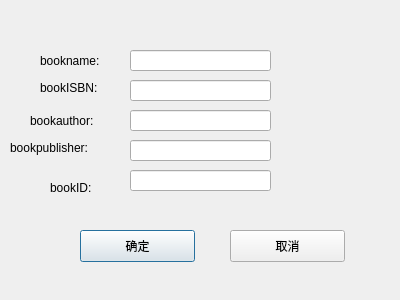
<?xml version="1.0" encoding="UTF-8"?>
<ui version="4.0">
 <class>AddBook</class>
 <widget class="QDialog" name="AddBook">
  <property name="geometry">
   <rect>
    <x>0</x>
    <y>0</y>
    <width>400</width>
    <height>300</height>
   </rect>
  </property>
  <property name="windowTitle">
   <string>Dialog</string>
  </property>
  <widget class="QLabel" name="label">
   <property name="geometry">
    <rect>
     <x>40</x>
     <y>50</y>
     <width>71</width>
     <height>21</height>
    </rect>
   </property>
   <property name="text">
    <string>bookname:</string>
   </property>
  </widget>
  <widget class="QLabel" name="label_2">
   <property name="geometry">
    <rect>
     <x>40</x>
     <y>80</y>
     <width>71</width>
     <height>16</height>
    </rect>
   </property>
   <property name="text">
    <string>bookISBN:</string>
   </property>
  </widget>
  <widget class="QLabel" name="label_3">
   <property name="geometry">
    <rect>
     <x>30</x>
     <y>110</y>
     <width>81</width>
     <height>21</height>
    </rect>
   </property>
   <property name="text">
    <string>bookauthor:</string>
   </property>
  </widget>
  <widget class="QLabel" name="label_4">
   <property name="geometry">
    <rect>
     <x>10</x>
     <y>140</y>
     <width>101</width>
     <height>16</height>
    </rect>
   </property>
   <property name="text">
    <string>bookpublisher:</string>
   </property>
  </widget>
  <widget class="QLabel" name="label_5">
   <property name="geometry">
    <rect>
     <x>50</x>
     <y>180</y>
     <width>59</width>
     <height>16</height>
    </rect>
   </property>
   <property name="text">
    <string>bookID:</string>
   </property>
  </widget>
  <widget class="QLineEdit" name="lineEdit">
   <property name="geometry">
    <rect>
     <x>130</x>
     <y>50</y>
     <width>141</width>
     <height>21</height>
    </rect>
   </property>
  </widget>
  <widget class="QLineEdit" name="lineEdit_2">
   <property name="geometry">
    <rect>
     <x>130</x>
     <y>80</y>
     <width>141</width>
     <height>21</height>
    </rect>
   </property>
  </widget>
  <widget class="QLineEdit" name="lineEdit_3">
   <property name="geometry">
    <rect>
     <x>130</x>
     <y>110</y>
     <width>141</width>
     <height>21</height>
    </rect>
   </property>
  </widget>
  <widget class="QLineEdit" name="lineEdit_4">
   <property name="geometry">
    <rect>
     <x>130</x>
     <y>140</y>
     <width>141</width>
     <height>21</height>
    </rect>
   </property>
  </widget>
  <widget class="QLineEdit" name="lineEdit_5">
   <property name="geometry">
    <rect>
     <x>130</x>
     <y>170</y>
     <width>141</width>
     <height>21</height>
    </rect>
   </property>
  </widget>
  <widget class="QPushButton" name="pushButton">
   <property name="geometry">
    <rect>
     <x>80</x>
     <y>230</y>
     <width>115</width>
     <height>32</height>
    </rect>
   </property>
   <property name="text">
    <string>确定</string>
   </property>
  </widget>
  <widget class="QPushButton" name="pushButton_2">
   <property name="geometry">
    <rect>
     <x>230</x>
     <y>230</y>
     <width>115</width>
     <height>32</height>
    </rect>
   </property>
   <property name="text">
    <string>取消</string>
   </property>
  </widget>
 </widget>
 <resources/>
 <connections/>
</ui>
